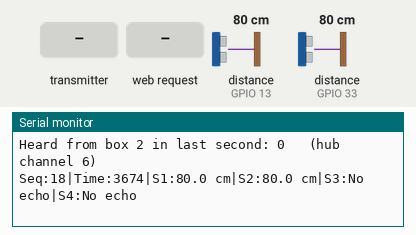
Recording of a sketch running on a simulated ESP32. On the bench: the last lines printed to the serial monitor. Wiring (inferred from the names in the program): 2 × ultrasonic range finder: trigger GPIO 12, echo GPIO 13 / trigger GPIO 32, echo GPIO 33. The test bench sets the inputs (shaded band); at power-on: distance to the obstacle (sensors on GPIO 13, GPIO 33) 80 cm. The echo pulse lasts 58.3 µs per cm; WiFi joins after 1.5 s; servers stay silent unless stated.

Above: at 3.7 s.
3.8 s: the transmitter starts sending distance3 = 0
At 3.86 s:
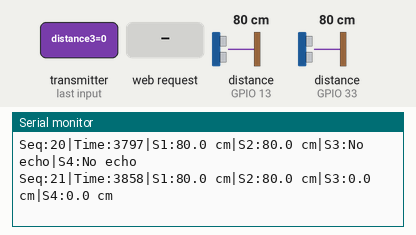
5.4 s: distance to the obstacle (sensor on GPIO 13) set to 2 cm
At 5.69 s:
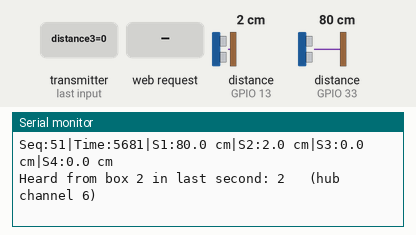
6.9 s: distance to the obstacle (sensor on GPIO 33) set to 2 cm
At 6.95 s:
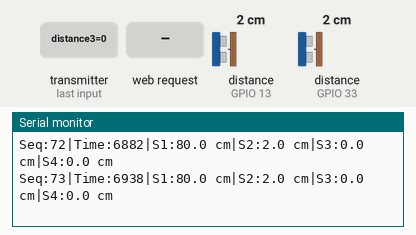
8.4 s: the transmitter starts sending distance4 = 25
11.4 s: distance to the obstacle (sensor on GPIO 13) set to 18 cm
At 11.91 s:
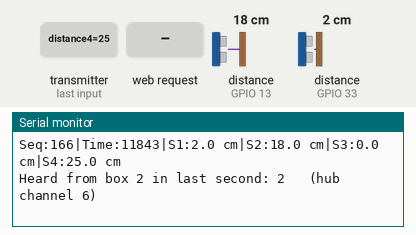
13.4 s: HTTP request GET / received
Timing chart, 0 to 15.9 s (numbered marks = the images above; inputs shaded):
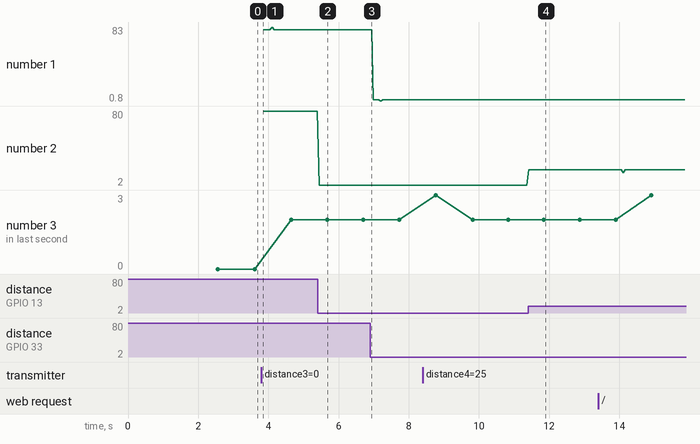

The sketch:

SensorF_WiFi.ino
```cpp
#include <Arduino.h>
#include <WiFi.h>
#include <WiFiUdp.h>
#include <esp_now.h>
#include <esp_wifi.h>
#include <esp_arduino_version.h>
#include <WebServer.h>

// ===================== BOX 1 (HUB) =====================
// Reads S1/S2, receives S3/S4 from box 2 over ESP-NOW,
// sends all four to the laptop over UDP.

WebServer server(80);

// Local Sensor Pins
const int TRIG_PIN_1 = 32;
const int ECHO_PIN_1 = 33;
const int TRIG_PIN_2 = 12;
const int ECHO_PIN_2 = 13;

const unsigned long ECHO_TIMEOUT = 20000; // 15 ms (~2.5 m, past the back of the field)

// Wi-Fi name, password and laptop IP live in secrets.h (not on GitHub).
// First time: copy secrets.example.h to secrets.h and fill it in.
#include "secrets.h"
const uint16_t PC_PORT = 4210;

WiFiUDP udp;
unsigned long sequenceNumber = 0;

// Remote Sensor Data (from box 2)
float remoteDist3 = -1.0;
float remoteDist4 = -1.0;
volatile unsigned long lastRemoteMs = 0;     // when box 2 was last heard
volatile unsigned long remoteCount = 0;      // messages from box 2 this second
const unsigned long REMOTE_STALE_MS = 500;   // older than this = report "No echo"

float localDist1 = -1.0;
float localDist2 = -1.0;

typedef struct struct_message {
    float distance3;
    float distance4;
} struct_message;
struct_message incomingReadings;

// The receive callback changed shape in ESP32 core 3.x, so pick the right one.
#if ESP_ARDUINO_VERSION_MAJOR >= 3
void OnDataRecv(const esp_now_recv_info_t *info, const uint8_t *incomingData, int len) {
#else
void OnDataRecv(const uint8_t *mac, const uint8_t *incomingData, int len) {
#endif
  if (len != sizeof(incomingReadings)) return;   // ignore anything that isn't box 2's message
  memcpy(&incomingReadings, incomingData, sizeof(incomingReadings));
  remoteDist3 = incomingReadings.distance3;
  remoteDist4 = incomingReadings.distance4;
  lastRemoteMs = millis();
  remoteCount++;
}

float measureDistanceCM(int trigPin, int echoPin) {
  digitalWrite(trigPin, LOW);
  delayMicroseconds(2);
  digitalWrite(trigPin, HIGH);
  delayMicroseconds(10);
  digitalWrite(trigPin, LOW);

  unsigned long duration = pulseIn(echoPin, HIGH, ECHO_TIMEOUT);
  if (duration == 0) return -1.0;
  return duration * 0.0343 / 2.0;
}

void formatReading(char *buffer, size_t size, float value) {
  if (value < 0) snprintf(buffer, size, "No echo");
  else snprintf(buffer, size, "%.1f cm", value);
}

void sendSensorValues(float distance1, float distance2, float distance3, float distance4) {
  char reading1[16], reading2[16], reading3[16], reading4[16];

  formatReading(reading1, sizeof(reading1), distance1);
  formatReading(reading2, sizeof(reading2), distance2);
  formatReading(reading3, sizeof(reading3), distance3);
  formatReading(reading4, sizeof(reading4), distance4);

  char payload[128];
  unsigned long espTime = millis();

  snprintf(payload, sizeof(payload),
           "Seq:%lu|Time:%lu|S1:%s|S2:%s|S3:%s|S4:%s",
           sequenceNumber++, espTime, reading1, reading2, reading3, reading4);

  udp.beginPacket(PC_IP, PC_PORT);
  udp.write((const uint8_t *)payload, strlen(payload));
  udp.endPacket();

  Serial.println(payload);
}

String sensorText(float value) {
  if (value < 0) return "No echo";
  return String(value, 1) + " cm";
}

void handleRoot() {
  bool remoteFresh = (millis() - lastRemoteMs) < REMOTE_STALE_MS;

  String page = "<html><head>";
  page += "<meta name='viewport' content='width=device-width, initial-scale=1'>";
  page += "<meta http-equiv='refresh' content='0.5'>";
  page += "</head><body>";

  page += "<h2>ESP32 Sensor Monitor</h2>";
  page += "<p>Sensor 1: " + sensorText(localDist1) + "</p>";
  page += "<p>Sensor 2: " + sensorText(localDist2) + "</p>";
  page += "<p>Sensor 3: " + sensorText(remoteFresh ? remoteDist3 : -1.0) + "</p>";
  page += "<p>Sensor 4: " + sensorText(remoteFresh ? remoteDist4 : -1.0) + "</p>";

  page += "</body></html>";

  server.send(200, "text/html", page);
}

void setup() {
  Serial.begin(115200);
  delay(1000);

  pinMode(TRIG_PIN_1, OUTPUT);
  pinMode(ECHO_PIN_1, INPUT);
  pinMode(TRIG_PIN_2, OUTPUT);
  pinMode(ECHO_PIN_2, INPUT);
  digitalWrite(TRIG_PIN_1, LOW);
  digitalWrite(TRIG_PIN_2, LOW);

  WiFi.mode(WIFI_STA);
  WiFi.begin(WIFI_SSID, WIFI_PASSWORD);

  Serial.print("Connecting to Wi-Fi");
  unsigned long start = millis();
  while (WiFi.status() != WL_CONNECTED && millis() - start < 15000) {
    delay(500);
    Serial.print(".");
  }
  Serial.println();

  if (WiFi.status() == WL_CONNECTED) {
    Serial.println("Wi-Fi connected!");
    Serial.print("IP Address: ");
    Serial.println(WiFi.localIP());
    server.on("/", handleRoot);
    server.begin();
    Serial.println("HTTP server started");
  } else {
    Serial.println("Wi-Fi FAILED!");
  }

  // KEY FIX: by default the ESP32 naps its radio between hotspot beacons
  // (modem sleep). While napping it can't hear box 2, so most ESP-NOW
  // messages fail. Keep the radio awake.
  WiFi.setSleep(false);

  Serial.print("Hub channel = ");
  Serial.println(WiFi.channel());
  Serial.print("HUB MAC ADDRESS: ");
  Serial.println(WiFi.macAddress());

  udp.begin(PC_PORT);

  esp_err_t status = esp_now_init();
  Serial.print("ESP-NOW init = ");
  Serial.println(status);
  if (status != ESP_OK) {
    Serial.println("Error initializing ESP-NOW");
    return;
  }
  esp_now_register_recv_cb(OnDataRecv);
  Serial.println("Receive callback registered");
}

unsigned long lastReportMs = 0;

void loop() {
  localDist1 = measureDistanceCM(TRIG_PIN_1, ECHO_PIN_1);
  delay(40);
  localDist2 = measureDistanceCM(TRIG_PIN_2, ECHO_PIN_2);

  // Only pass on box 2's readings if they're fresh; otherwise report No echo
  // so the game never tracks a frozen old value.
  bool remoteFresh = (millis() - lastRemoteMs) < REMOTE_STALE_MS;
  sendSensorValues(localDist1, localDist2,
                   remoteFresh ? remoteDist3 : -1.0,
                   remoteFresh ? remoteDist4 : -1.0);
  server.handleClient();

  if (millis() - lastReportMs >= 1000) {
    lastReportMs = millis();
    Serial.print("Heard from box 2 in last second: ");
    Serial.print(remoteCount);
    Serial.print("   (hub channel ");
    Serial.print(WiFi.channel());
    Serial.println(")");
    remoteCount = 0;
  }

  delay(10); // loop pacing only; the 40 ms gap between pings is what stops crosstalk
}
```

secrets.example.h
```cpp
// Copy this file to secrets.h (same folder) and fill in your own values.
// secrets.h is ignored by git, so your password never goes to GitHub.
#pragma once

const char *WIFI_SSID = "YOUR_HOTSPOT_NAME";      // exactly as shown on the phone
const char *WIFI_PASSWORD = "YOUR_HOTSPOT_PASSWORD";
const char *PC_IP = "172.20.10.X";                // laptop IPv4 from `ipconfig`
```

Measured:
- after the input at 3.8 s, the serial monitor: prints a new line after 0.06 s (image 1)
